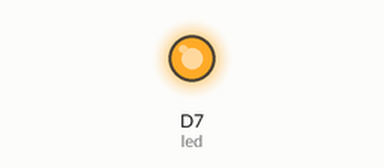
Simulated run of this sketch. Board: ESP8266 (NodeMCU). Parts: output pins drawn as LEDs (lit = HIGH).

Above: at 0.2 s.
At 24.2 s:
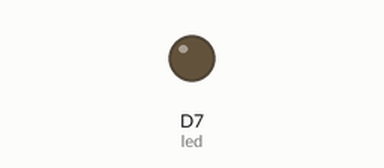
Timing chart, 0 to 27.3 s (numbered marks = the images above):
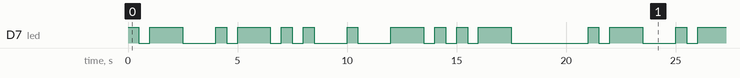

Measured:
- by itself, D7 (led): moves between LOW and HIGH, repeating every 21.0 s
- by itself, everything shown: repeats every 21.0 s, in 22 steps

The sketch:

blinkname.ino
```cpp
// ------------
// Blink my name
// ------------

int led = D7;

void setup() {

	pinMode(led, OUTPUT);

}

void dot() {
    digitalWrite(led, HIGH);
    delay(500);
    digitalWrite(led, LOW);
    delay(500);
}

void dash() {
    digitalWrite(led, HIGH);
    delay(1500);
    digitalWrite(led, LOW);
    delay(500);
}

void loop() {
    // Dit: 1 unit
	// Dah: 3 units
    // Intra-character space (the gap between dits and dahs within a character): 1 unit
    // Inter-character space (the gap between the characters of a word): 3 units
    // Word space (the gap between two words): 7 units

   	// ALEX = .- .-.. . -..-

	// A
	dot();
	dash();

	delay(1000);

	// L
	dot();
	dash();
	dot();
	dot();

	delay(1000);

	// E
	dot();

	delay(1000);

	//X
	dash();
	dot();
    dot();
    dash();

    // End of word
	delay(3000);

	// And repeat!
}
```
